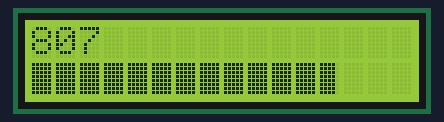
The sketch below on a simulated Arduino Uno, built with avr-gcc and run on an emulated ATmega328P. On the bench: 16×2 character LCD. Random numbers use the default seed unless the sketch sets one.

Above: at 0.2 s.
At 4.3 s:
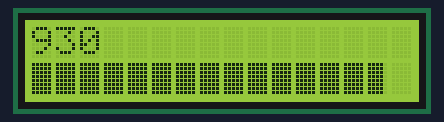
At 9.5 s:
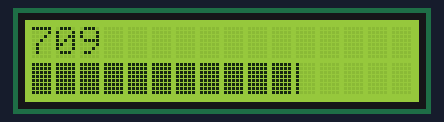
At 18.9 s:
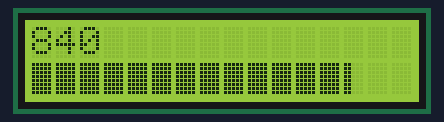
At 28.2 s:
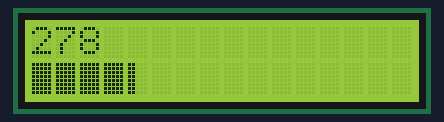
At 38.6 s:
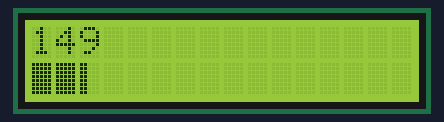

Measured:
- what the display in image 1 shows lasts 1.0 s, from 4.3 s to 5.3 s

The sketch:

Progress_bar_MK2.ino
```cpp
/*
 * Simple progress bar to show the progress of time or other suitable count.
 *
 */


//Including these 2 libraries as these work with my LCD, which is an I2C LCD.
//If your LCD is different, change the code accordingly.
#include <Wire.h>
#include <LiquidCrystal_I2C.h>

// Set the LCD address to 0x27 (or 0x3F) for a 16 chars and 2 line display
LiquidCrystal_I2C lcd(0x27, 16, 2);
//LiquidCrystal_I2C lcd(0x27, 20, 4);       //If using a 20 x 4 display, uncomment this line and comment out the line above


//These 5 arrays paint the bars that go across the screen.
byte zero[] = {
  B00000,
  B00000,
  B00000,
  B00000,
  B00000,
  B00000,
  B00000,
  B00000
};
byte one[] = {
  B10000,
  B10000,
  B10000,
  B10000,
  B10000,
  B10000,
  B10000,
  B10000
};

byte two[] = {
  B11000,
  B11000,
  B11000,
  B11000,
  B11000,
  B11000,
  B11000,
  B11000
};

byte three[] = {
  B11100,
  B11100,
  B11100,
  B11100,
  B11100,
  B11100,
  B11100,
  B11100
};

byte four[] = {
  B11110,
  B11110,
  B11110,
  B11110,
  B11110,
  B11110,
  B11110,
  B11110
};

byte five[] = {
  B11111,
  B11111,
  B11111,
  B11111,
  B11111,
  B11111,
  B11111,
  B11111
};

long randNumber;

void setup() {

  // initialize the LCD and allocate the 5 arrays to a number.
  lcd.begin();
  lcd.createChar(0, zero);
  lcd.createChar(1, one);
  lcd.createChar(2, two);
  lcd.createChar(3, three);
  lcd.createChar(4, four);
  lcd.createChar(5, five);

}

//This simple loop code prints a number from 0 to 100 on the top line and displays the progress bar on the bottom line.
// The loop counts up, pauses for 1 second, then counts down again.
void loop() {

  randNumber = random(1000);
  lcd.setCursor(0,0);
  lcd.print(randNumber);
  lcd.print("   ");
  updateProgressBar(randNumber, 1000, 1);
  delay(1000);
}


/*
 * This is the method that does all the work on the progress bar.
 * Please feel free to use this in your own code.
 * @param count = the current number in the count progress
 * @param totalCount = the total number to count to
 * @param lineToPrintOn = the line of the LCD to print on.
 *
 * Because I am using a 16 x 2 display, I have 16 characters.  Each character has 5 sections.  Therefore, I need to declare the number 80.0.
 * If you had a 20 x 4 display, you would have 25 x 5 = 100 columns.  Therefore you would change the 80.0 to 100.0
 * You MUST have the .0 in the number.  If not, it will be treated as an int and will not calculate correctly
 *
 * The factor is the totalCount/divided by the number of columns.
 * The percentage is the count divided by the factor (so for 80 columns, this will give you a number between 0 and 80)
 * the number gives you the character number (so for a 16 x 2 display, this will be between 0 and 16)
 * the remainder gives you the part character number, so returns a number between 0 and 4
 *
 * Based on the number and remainder values, the appropriate character is drawn on the screen to show progress.
 * This will work with fluctuating values!
 */
 void updateProgressBar(unsigned long count, unsigned long totalCount, int lineToPrintOn)
 {
    double factor = totalCount/80.0;          //See note above!
    int percent = (count+1)/factor;
    int number = percent/5;
    int remainder = percent%5;
    if(number > 0)
    {
      for(int j = 0; j < number; j++)
      {
        lcd.setCursor(j,lineToPrintOn);
       lcd.write(5);
      }
    }
       lcd.setCursor(number,lineToPrintOn);
       lcd.write(remainder);
     if(number < 16)
    {
      for(int j = number+1; j <= 16; j++)
      {
        lcd.setCursor(j,lineToPrintOn);
       lcd.write(0);
      }
    }
 }
```
